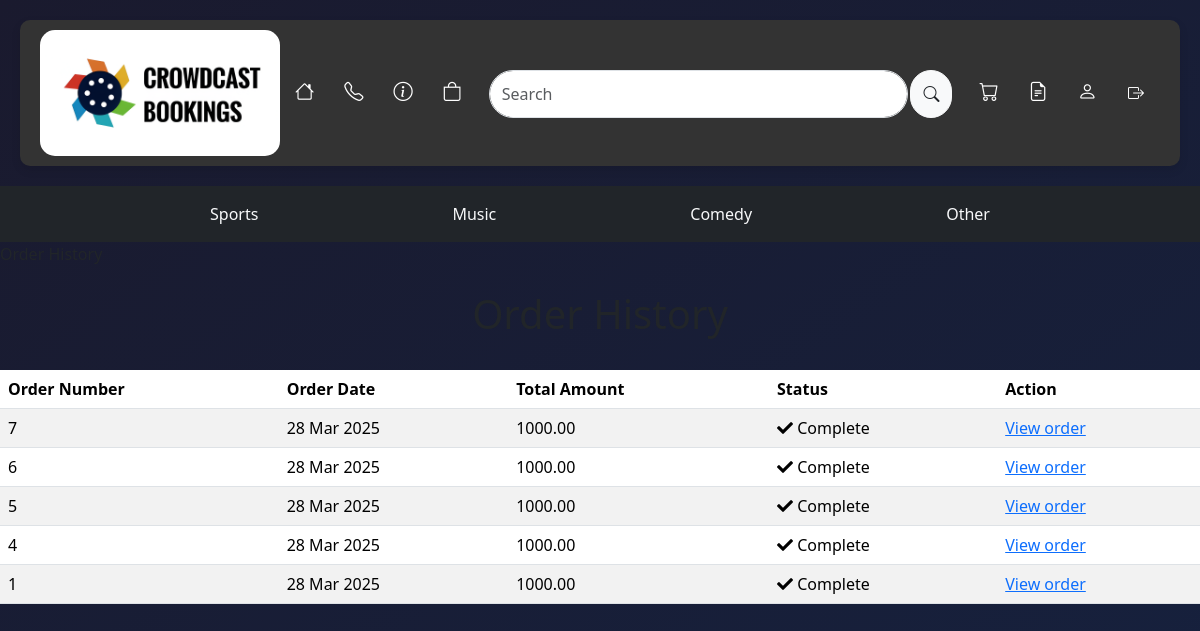
The app's page /order/history/ (signed in), older data.
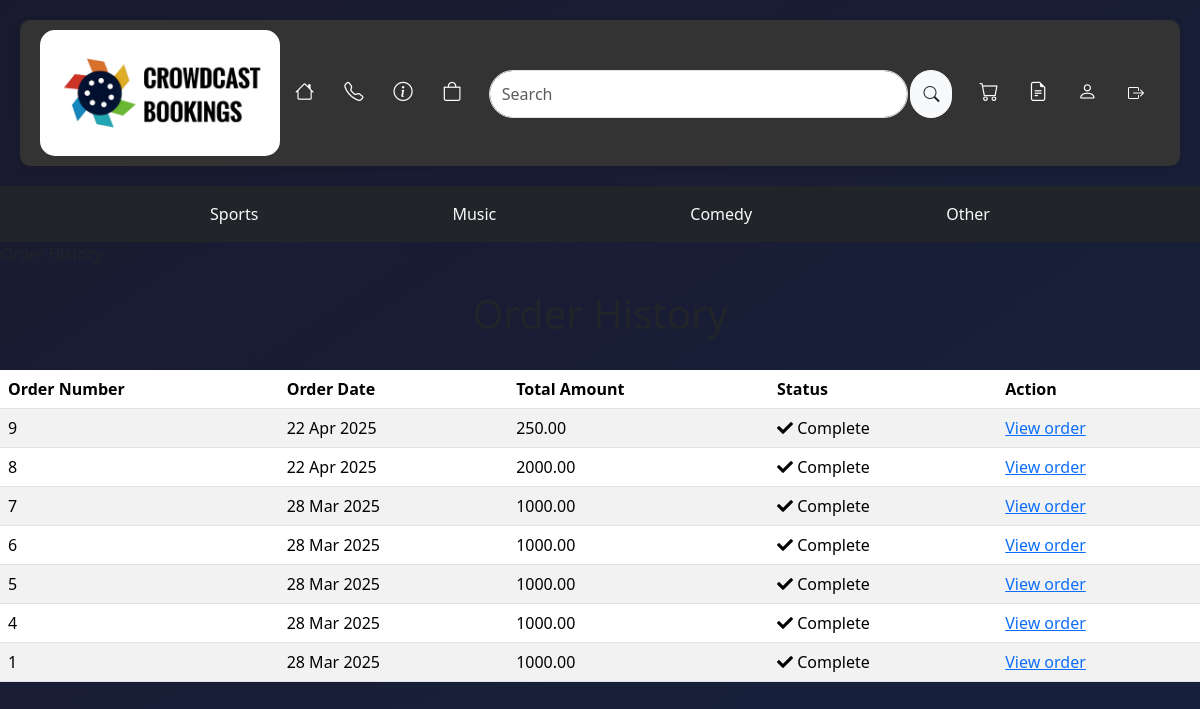
The same page, newer data.
### tickets/models.py (models this page shows, shortened)
class EventType(models.Model):
    id = models.UUIDField(
        primary_key=True,
        default=uuid.uuid4,
        editable=False)
    name = models.CharField(max_length=250, unique=True)

### order/models.py (models this page shows, shortened)
class Order(models.Model):
    token = models.CharField(max_length=250, blank=True)
    total = models.DecimalField(max_digits=10, decimal_places=2, verbose_name='Euro Order Total')
    emailAddress = models.EmailField(max_length=250, blank=True, verbose_name='Email Address')
    created = models.DateTimeField(auto_now_add=True)
    billingName = models.CharField(max_length=250, blank=True)
    billingAddress1 = models.CharField(max_length=250, blank=True)
    billingCity = models.CharField(max_length=250, blank=True)
    billingPostcode = models.CharField(max_length=10, blank=True)
    billingCountry = models.CharField(max_length=200, blank=True)
    shippingName = models.CharField(max_length=250, blank=True)
    shippingAddress1 = models.CharField(max_length=250, blank=True)
    shippingCity = models.CharField(max_length=250, blank=True)
    shippingPostcode = models.CharField(max_length=10, blank=True)
    shippingCountry = models.CharField(max_length=200, blank=True)
    class Meta:
        db_table = 'Order'
        ordering = ['-created']

### order/views.py (the view)
# urls.py: path('history/', views.orderHistory.as_view(), name='order_history'),
class orderHistory(LoginRequiredMixin, View):
    def get (self, request):
        if request.user.is_authenticated:
            email = str(request.user.email)
            order_details = Order.objects.filter(emailAddress=email)
        return render(request, 'orders_list.html', {'order_details': order_details})

### cartapp/context_processors.py (called while the page is built)
def counter(request):
    item_count = 0
    if 'admin' in request.path:
        return {}
    else:
        try:
            cart = Cart.objects.filter(cart_id=_cart_id(request))
            cart_items = CartItem.objects.all().filter(cart=cart[:1])
            for cart_item in cart_items:
                item_count += cart_item.quantity
        except Cart.DoesNotExist:
            item_count = 0
    return {'item_count':item_count}

### cartapp/views.py (called while the page is built)
def _cart_id(request):
    cart = request.session.session_key
    if not cart:
        cart = request.session.create()
    return cart

### tickets/context_processors.py (called while the page is built)
def eventtype_list(request):
    return {'eventtype_list': EventType.objects.all()}

def event_list(request):
    return {'event_list': Event.objects.all()}

def ticket_list(request):
    return {'ticket_list': Ticket.objects.all()}

### order/templates/orders_list.html (shortened to what this page needs)
{% include 'topnavbar.html' %}
{% include 'nav-bar.html' %}
{% load static %}
<link rel="stylesheet" href="{% static 'css/style.css' %}?v={{ STATIC_VERSION }}">
<link href="https://cdnjs.cloudflare.com/ajax/libs/font-awesome/5.15.4/css/all.min.css" rel="stylesheet">
<link href="https://cdn.jsdelivr.net/npm/bootstrap@5.3.3/dist/css/bootstrap.min.css" rel="stylesheet"
>
<link href="https://cdn.jsdelivr.net/npm/bootstrap-icons/font/bootstrap-icons.css" rel="stylesheet">
{% block content %}
    <div>
        <div class="text-center">
            <br>
            <h1 class="text-center my_title">Order History</h1>
            <br>
            {% if order_details %}
            <table class="table table-striped">
                <thead>
                    <tr>
                        <th>Order Number</th>
                        <th>Order Date</th>
                        <th>Total Amount</th>
                        <th>Status</th>
                        <th>Action</th>
                    </tr>
                </thead>
                <tbody>
                    {% for order in order_details %}
                    <tr>
                        <td>{{ order.id }}</td>
                        <td>{{ order.created|date:"d M Y" }}</td>
                        <td>{{ order.total }}</td>
                        <td><i class="fas fa-check"></i>&nbsp;Complete</td>
                        <td><a href="{% url 'order:order_detail' order.id %}">View order</a></td>
                    </tr>
                    {% endfor %}
                </tbody>
            </table>
            {% else %}
            <p>You have not placed any orders yet.<br><br><a href="{% url 'shop:all_products' %}"
                                                           class="btn btn-secondary">Continue shopping</a></p>
            {% endif %}
        </div>
    </div>
{% endblock %}

### tickets/templates/nav-bar.html
<div class="navbar-dark bg-dark" style="text-align: center; padding: 1em;">
    <ul class="d-flex justify-content-evenly" style="list-style: none; padding: 0; margin: 0;">
        {% for eventtype in eventtype_list %}
            <li>
                <a class="dropdown-item text-light" href="{% url 'events_by_eventtype' eventtype.pk %}">
                    {{ eventtype.name }}
                </a>
            </li>
        {% endfor %}
    </ul>
</div>

Row changes from the older to the newer data that the page shows:
added Order: id "9", created "22 Apr 2025", total "250.00"
added Order: id "8", created "22 Apr 2025", total "2000.00"
